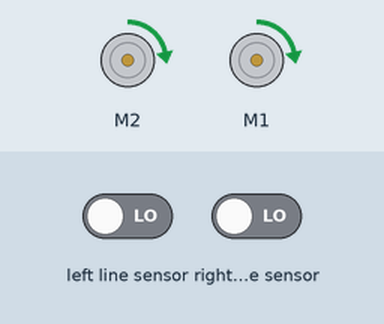
Recording of a program running on a simulated BBC micro:bit (MakeCode). Shown: 2 × DC motor (green arrow = forward, orange = backward, longer = faster). The inputs (shaded band) are chosen by the test bench; at power-on: left line sensor LOW, right line sensor LOW.

Above: at 1.2 s.
1.3 s: left line sensor driven HIGH
At 1.51 s:
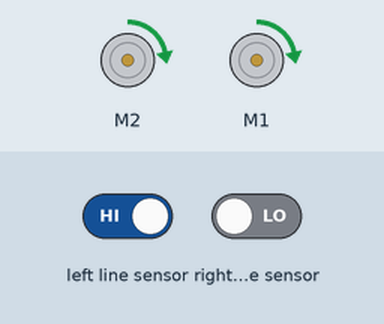
4.3 s: right line sensor driven HIGH
5.8 s: right line sensor driven LOW
At 6.4 s:
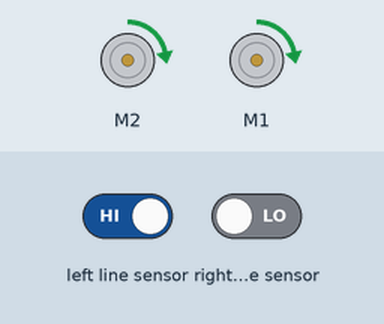
Timing chart, 0 to 13.3 s (numbered marks = the images above; inputs shaded):
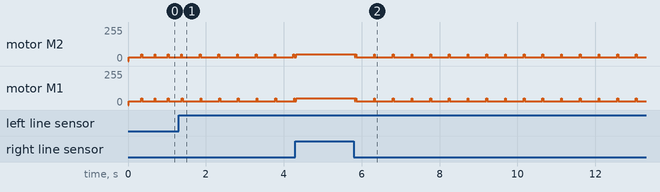

The program:

main.ts
```typescript
let Izq = 0
let Der = 0
basic.forever(function on_forever() {

    Izq = maqueen.readPatrol(maqueen.Patrol.PatrolLeft)
    Der = maqueen.readPatrol(maqueen.Patrol.PatrolRight)
    maqueen.motorRun(maqueen.Motors.M2, maqueen.Dir.CW, 50)
    maqueen.motorRun(maqueen.Motors.M1, maqueen.Dir.CW, 50)
    if (!Der) {
        maqueen.motorRun(100, maqueen.Dir.CW, 30)
    }

    if (!Izq) {
        maqueen.motorRun(100, maqueen.Dir.CW, 30)
    }

})
```

test.ts
```typescript
// aquí va el archivo "tests"; esto no se compilará cuando este paquete se utilice como una extensión.
```

Measured:
- after the input at 1.3 s, motor M2: alternates forward 50/255 for 0.02 s and forward 30/255 for 0.46 s, starting after 0.54 s; motor M1: alternates forward 50/255 for 0.02 s and forward 30/255 for 0.46 s, starting after 0.56 s
- after the input at 5.8 s, motor M2, motor M1: forward 50/255 → forward 30/255 at once, then repeats every 0.48 s: forward 50/255 0.02 s, forward 30/255 0.46 s
